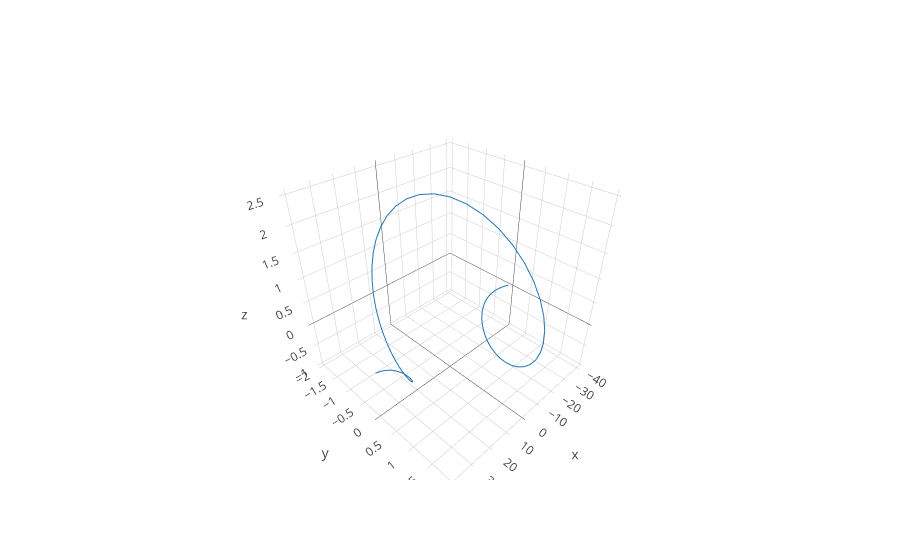

The notebook cell saved with this chart:
### Code cell
dots = []



num_data = xx.size


x_data = xx
#y_data = ft_gaussian[0].imag
z_data = ft_gaussian[0].real
y_data = ft_gaussian[0].imag
"""
for x, z, y in getConvexData(x_data, y_data, z_data):
    traces.append(go.Scatter3d(x=x, y=y, z=z, mode="lines", 
                               surfacecolor='blue', surfaceaxis=1))
"""

dots.append(go.Scatter3d(x=x_data, y=y_data, z=z_data, mode="lines"))

fig = go.Figure(data=dots, layout=go.Layout(
    showlegend=False,
))
#plotly.offline.plot(fig, filename='ribbon-plot-python')

iplot(fig)
